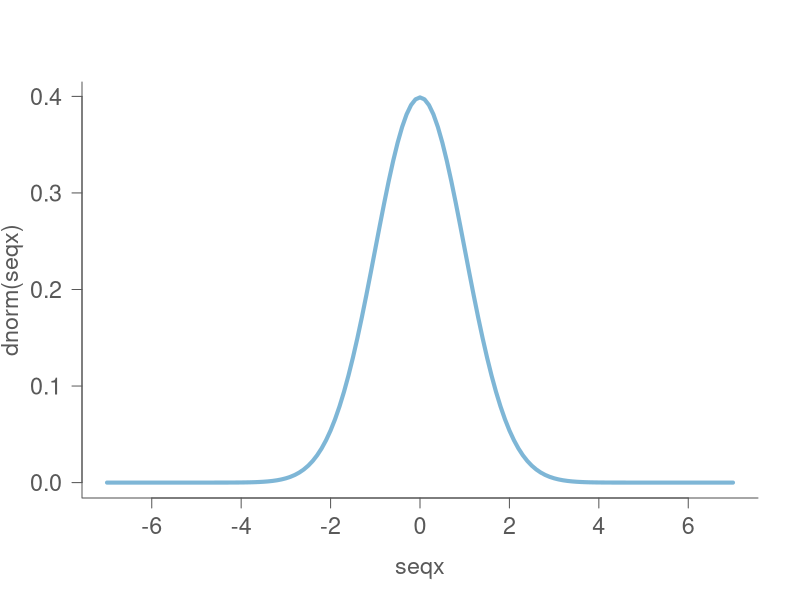

Source code (R):
## ---- chunk 1
myblue <- "#7eb6d6"
myred <- "#e080a3"
mygreen <- "#d4e09b"
mygrey <- "grey35"
mypar <- list(fg=mygrey, col.lab=mygrey, col.axis=mygrey, bg="transparent", las = 1, cex.main=2, cex.axis=1.4, cex.lab=1.4, bty="l")
## ---- chunk 2
  seqx <- seq(-7,7,0.1)
  par(mypar)
  plot(seqx, dnorm(seqx), type="l", col=myblue, lwd=4)
